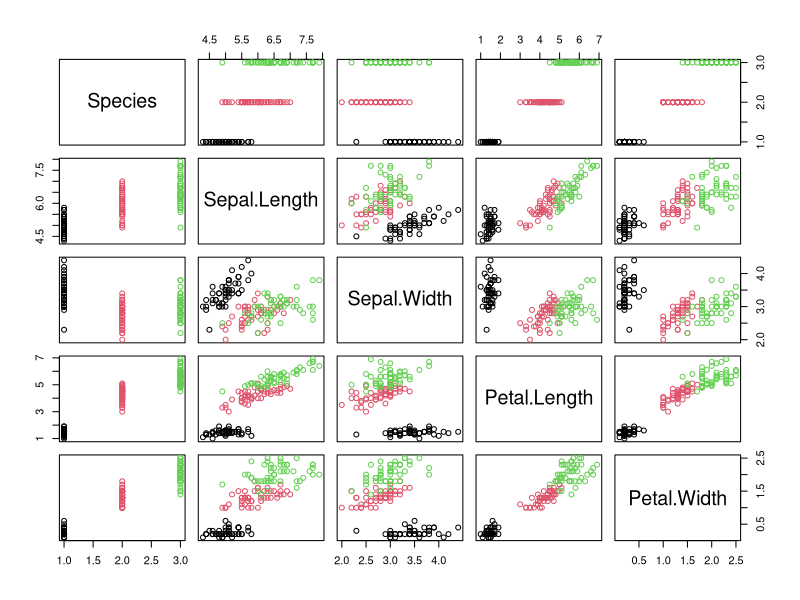

R code for this plot:
# Multivariate Scatterplot Matrix By Class

# load the data
data(iris)
# pair-wise scatterplots colored by class
pairs(Species~., data=iris, col=iris$Species)
